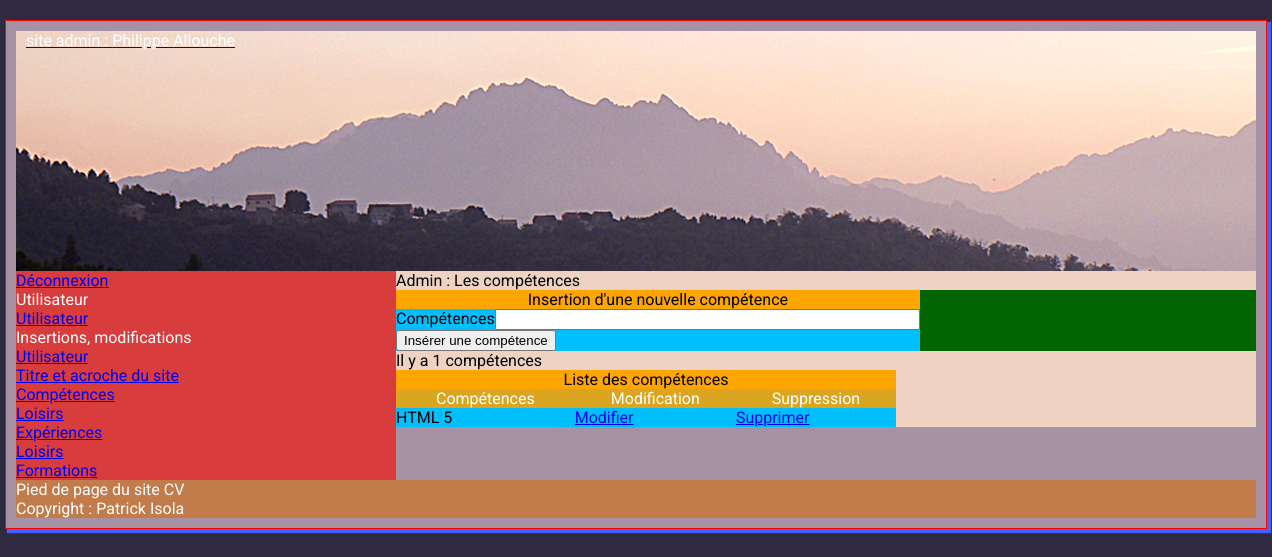
The page /admin/competences.php (signed in) on the database its author committed.
### tables this page shows
CREATE TABLE `t_competences` (
  `id_competence` int(11) NOT NULL,
  `competence` text,
  `utilisateur_id` int(11) NOT NULL
);

CREATE TABLE `t_utilisateur` (
  `id_utilisateur` int(11) NOT NULL,
  `prenom` varchar(25) NOT NULL,
  `nom` varchar(25) NOT NULL,
  `email` varchar(50) NOT NULL,
  `telephone` varchar(20) NOT NULL COMMENT 'varchar car 0 n''est pas un entier',
  `mdp` varchar(13) NOT NULL,
  `pseudo` varchar(13) NOT NULL,
  `avatar` varchar(13) NOT NULL,
  `age` smallint(5) NOT NULL,
  `date_naissance` date NOT NULL,
  `sexe` enum('Femme','Homme') NOT NULL,
  `etat_civil` enum('M.','Mme') NOT NULL,
  `statut_marital` varchar(13) NOT NULL,
  `adresse` text NOT NULL,
  `code_postal` varchar(5) NOT NULL,
  `ville` varchar(20) NOT NULL,
  `pays` varchar(25) NOT NULL,
  `note` varchar(20) NOT NULL
);

### admin/competences.php (the view, shortened to what this page needs)
<?php require '../connexion/connexion.php' ?>
<!DOCTYPE html>
<html lang="fr">
<head>
<link type="text/css" href="../css/style_admin.css" rel="stylesheet">
</head>
<body>
    <div id="enveloppe">
        <header> <?php include ("admin_en_tete.php"); ?></header>
        <div id="menu"><?php include ("admin_menu.php"); ?></div>
        <div id="contenuPrincipal">
            <h1>Admin : Les compétences</h1>
        <form action="competences.php" method="post">
            <table width="200px" border="1">
                <caption>Insertion d'une nouvelle compétence</caption>
                <tbody>
                <tr>
                    <td>Compétences</td>
                    <td><input type="text" name="competence" id="competence" size="50" required</td>
                </tr>
                <tr>
                    <td colspan="2"><input type="submit" value="Insérer une compétence"></td>
                </tr>
                </tbody>
            </table>
        </form>
        <p>
        <?php
            $sql = $pdoCV->prepare("SELECT * FROM t_competences WHERE utilisateur_id = '1' ");
            $sql->execute();
            $nbr_competences = $sql->rowCount();
        ?>
            Il y a <?php echo $nbr_competences; ?> compétences</p>
        <table width="500" border="2">
            <caption>Liste des compétences</caption>
            <tbody>
                <tr>
                    <th>Compétences</th>
                    <th>Modification</th>
                    <th>Suppression</th>
                </tr>
            <tr>
                <?php while ($ligne = $sql->fetch()) { ?>
                <td><?php echo $ligne['competence']; ?></td>
                <td><a href="modif_competence.php?id_competence=<?php echo $ligne['id_competence']; ?>">Modifier</a></td>
                <td><a href="competences.php?id_competence=<?php echo $ligne['id_competence']; ?>">Supprimer</a></td>
            </tr>
                <?php } ?>
            </tbody>
        </table>
        </div>
        <footer>
            <?php include ("admin_footer.php"); ?>
        </footer>
        </div>
    </body>
</html>

### admin/admin_footer.php
<?php
    $sql = $pdoCV->query(" SELECT * FROM t_utilisateur WHERE id_utilisateur ='1' ");
    $ligne = $sql->fetch();
    ?>
<p>Pied de page du site CV</p>
<p>Copyright : <?php echo $ligne['prenom'].' '.$ligne['nom']; ?></p>

### css/style_admin.css (style rules this page uses)
html, body, div, span, applet, object, iframe, h1, h2, h3, h4, h5, h6, p, blockquote, pre, a, abbr, acronym, address, big, cite, code, del, dfn, em, img, ins, kbd, q, s, samp, small, strike, strong, sub, sup, tt, var, b, u, i, center, dl, dt, dd, ol, ul, li, fieldset, form, label, legend, table, caption, tbody, tfoot, thead, tr, th, td, article, aside, canvas, details, embed, figure, figcaption, footer, header, hgroup, menu, nav, output, ruby, section, summary, time, mark, audio, video { margin: 0; padding: 0; border: 0; font-size: 100%; font: inherit; vertical-align: baseline; }
article, aside, details, figcaption, figure, footer, header, hgroup, menu, nav, section { display: block; }
body { line-height: 1; }
table { border-collapse: collapse; border-spacing: 0; }
body { margin: auto; font: 1em Roboto, sans-serif; background-color: #302A40; }
header { background: url(../img/popolasca.jpg) center center no-repeat; height:240px; margin-right: 10px; margin-left: 10px; }
#enveloppe { width: 1260px; margin-right: auto; margin-left: auto; margin-top: 20px; background-color: #A791A5; border: 1px solid red; -webkit-box-shadow: 3px 3px 1px 1px #4262FF; box-shadow: 3px 3px 1px 1px #4262FF; }
#menu { width: 380px; background-color: #F1C0B6; float: left; margin-left: 10px; }
#contenuPrincipal { width: 860px; background-color: #EFD3C2; float: right; margin-right: 10px; }
footer { margin-right: 10px; margin-left: 10px; margin-bottom: 10px; color:white; background: #C27B4A; }
#menu { background-color: #d83c3c; color: #fff; }
table { background-color: deepskyblue; }
caption { background:orange; }
th { background-color: goldenrod; color: white; }
form { background-color: darkgreen; }

### rows shown on the page
t_competences: competence "HTML 5"
t_utilisateur: prenom "Patrick", nom "Isola"

### other values the page prints
$prenom "Philippe"
$nom "Allouche"
$nbr_competences "1"
